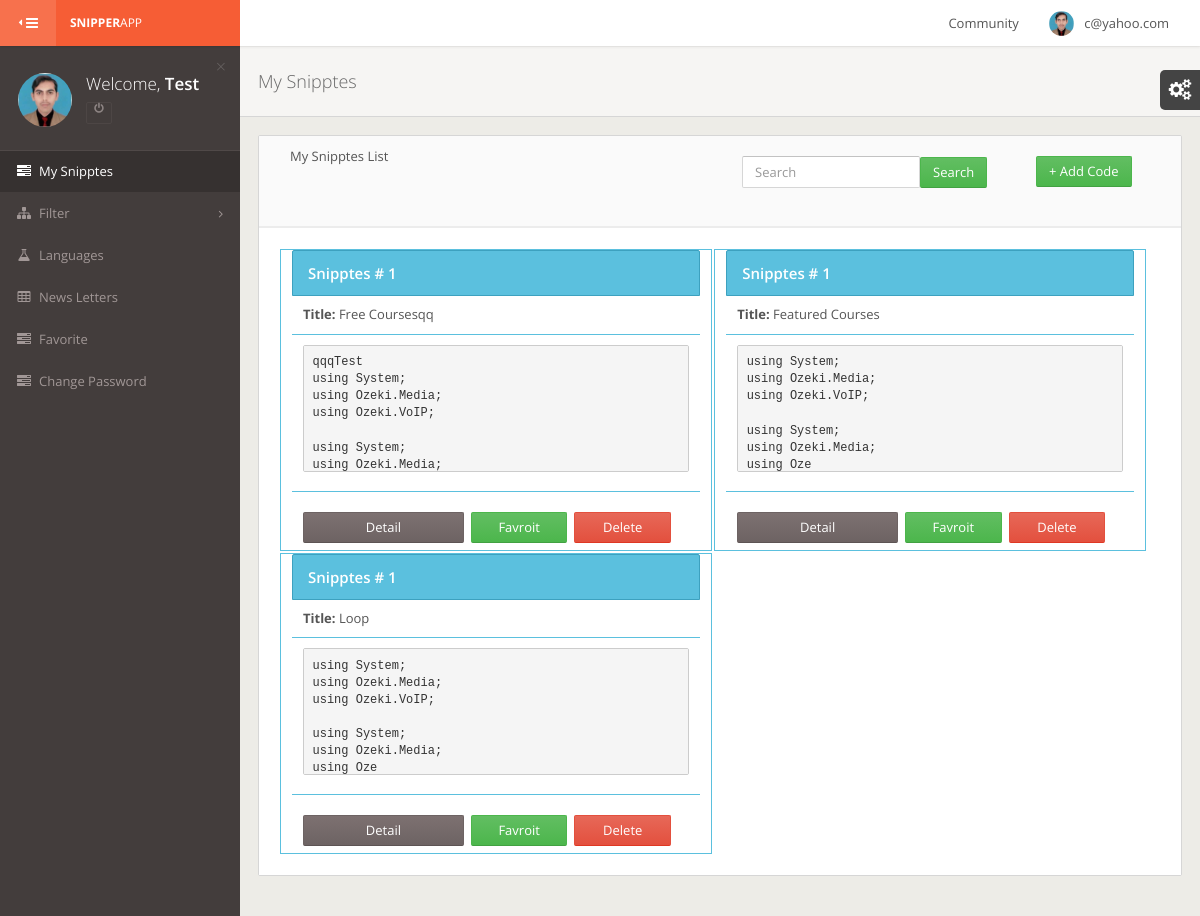
/User/mysnipptes.php (signed in), run on the app's committed database.
### tables this page shows
CREATE TABLE IF NOT EXISTS `uprofile` (
  `id` int(11) NOT NULL auto_increment,
  `fname` varchar(100) NOT NULL,
  `name` varchar(100) NOT NULL,
  `email` varchar(100) NOT NULL,
  `Password` varchar(100) NOT NULL,
  `birthday` varchar(100) NOT NULL,
  `Country` varchar(100) NOT NULL,
  `Location` varchar(100) NOT NULL,
  `contact` text NOT NULL,
  `gender` varchar(10) NOT NULL,
  `photo` text NOT NULL,
  `status` varchar(100) NOT NULL default 'a',
  PRIMARY KEY  (`id`)
);

CREATE TABLE IF NOT EXISTS `addsnippts` (
  `sniptsid` int(11) NOT NULL auto_increment,
  `title` varchar(250) NOT NULL,
  `user` varchar(250) NOT NULL,
  `languages` varchar(250) NOT NULL,
  `description` text NOT NULL,
  `date` timestamp NOT NULL default CURRENT_TIMESTAMP on update CURRENT_TIMESTAMP,
  `snippts_status` varchar(20) NOT NULL default 'A',
  `gernal_status` varchar(30) NOT NULL,
  PRIMARY KEY  (`sniptsid`)
);

### User/mysnipptes.php (the view)
<?php include "header.php";
$select ="select * from addsnippts where user = '$UserSessions' order by sniptsid DESC";
$res  =  mysql_query($select);
 ?>
   <div id="content-wrapper">
		<div class="page-header">
			<h1>My Snipptes</h1>
		</div>
		<div class="row">
			<div class="col-sm-12">
				<div class="panel">
					<div class="panel-heading">
						<div class="col-xs-6">My Snipptes List</div>
                        <div class="col-xs-4">
                        		<form name="SearchForm" class="navbar-form pull-left" action="mysnipptes_search.php" method="post">
									<input type="text" name="search" class="form-control searchEquil" placeholder="Search"><input class="btn btn btn-success btn-md" type="submit" name="SearchForm" value="Search" />
								</form>
                               </div>
                        <div class="col-xs-2" style="margin-bottom:1px; display:block;">
            				<form name="#" class="navbar-form pull-left">
                            <a class="btn btn-success btn-md" href="addSnipts.php">+ Add Code</a>
                            </form>
                        </div>
                        <span class="panel-title"> &nbsp;</span>
					</div>
					<div class="panel-body">
<?php
while($row=mysql_fetch_array($res))
{
$sr = 1;
	$codefull = $row['description'];
	$codeShort = substr($codefull,0,100);
	 ?>
<div class="col-xs-6 bord">
    <div class="table-info">
        <div class="table-header">
            <div class="table-caption">
                Snipptes # <?php echo $sr; ?>
            </div>
        </div>
        <div class="col-xs-12 bordbottom"><b>Title:&nbsp;</b><?php echo $row['title']; ?></div>
        <div class="col-xs-12 bordbottom"><pre><?php echo $codeShort ?></pre></div>
        <div class="col-xs-12 bordbottom bordnone"></div>
        <div class="col-xs-12">
            <div class="col-xs-5 btn btn-primary marginright"><a href="mysnipptes_detail.php?snipid=<?php echo $row['sniptsid'] ;?>">Detail</a></div>
            <div class="col-xs-3 btn btn-success marginright"><a href="favorite.php?snipid=<?php echo $row['sniptsid'] ;?>&userid=<?php echo $UserSessions;?>">Favroit</a></div>
            <div class="col-xs-3 btn btn-danger marginright"><a onClick="return confirm('Are you sure to delete this record ?');" href="Delstnipts.php?id=<?php  echo $row['sniptsid'];?>">Delete</a></div>
        </div>
      </div>
</div>
<?php } ?>
					</div>
				</div>
							</div>
						</div>
</div>
<?php include "footer.php"; ?>

### User/header.php (shortened to what this page needs)
<?php
$UserSessions	= $_SESSION['user_sess'];
$querySesion   =  "SELECT * FROM uprofile WHERE email = '$UserSessions'";
$resSesion   =  mysql_query($querySesion) or die(mysql_error());
while($rowSesion  =  mysql_fetch_array($resSesion))
{
  $UserFirstName    = $rowSesion['fname'];
  $MyPhoto        = $rowSesion['photo'];
}
?>
<!DOCTYPE html>
 <html class="gt-ie8 gt-ie9 not-ie">
<head>
	<link href="assets/stylesheets/bootstrap.min.css" rel="stylesheet" type="text/css">
	<link href="assets/stylesheets/landerapp.min.css" rel="stylesheet" type="text/css">
	<link href="assets/stylesheets/widgets.min.css" rel="stylesheet" type="text/css">
	<link href="assets/stylesheets/rtl.min.css" rel="stylesheet" type="text/css">
	<link href="assets/stylesheets/themes.min.css" rel="stylesheet" type="text/css">
</head>
<body class="theme-default main-menu-animated">
<div id="main-wrapper">
	<div id="main-navbar" class="navbar navbar-inverse" role="navigation">
		<button type="button" id="main-menu-toggle"><i class="navbar-icon fa fa-bars icon"></i><span class="hide-menu-text">HIDE MENU</span></button>
		<div class="navbar-inner">
			<div class="navbar-header">
				<a href="profile.php" class="navbar-brand">
					<strong>Snipper</strong>App
				</a>
			</div>
			<div id="main-navbar-collapse" class="collapse navbar-collapse main-navbar-collapse">
				<div>
					<div class="right clearfix">
                        <ul class="nav navbar-nav pull-right right-navbar-nav">
							<li class="dropdown">
								<a href="#" class="dropdown-toggle user-menu" data-toggle="dropdown">
									<img src="<?php echo '../'.$MyPhoto;?>" alt="<?php echo '../'.$MyPhoto;?>">
									<span><?php echo $_SESSION['user_sess']; ?></span>
								</a>
							</li>
						</ul>
                        <ul class="nav navbar-nav pull-right right-navbar-nav">
							<li class="dropdown">
								<a href="community.php">
									<span><?php echo 'Community' ?></span>
								</a>
							</li>
						</ul>
					</div>
				</div>
			</div>
		</div>
	</div>
	<div id="main-menu" role="navigation">
		<div id="main-menu-inner">
			<div class="menu-content top" id="menu-content-demo">
				<div>
					<div class="text-bg"><span class="text-slim">Welcome,</span> <span class="text-semibold"><?php echo $UserFirstName ?></span></div>
					<img src="<?php echo '../'.$MyPhoto;?>" alt="" class="">
					<div class="btn-group">
						<a name="logout" title="logout" href="../logout.php" class="btn btn-xs btn-danger btn-outline dark"><i class="fa fa-power-off"></i></a>
					</div>
					<a href="#" class="close">&times;</a>
				</div>
			</div>
			<ul class="navigation">
				<li class="active">
					<a href="mysnipptes.php"><i class="menu-icon fa fa-tasks"></i><span class="mm-text">My Snipptes</span></a>
				</li>
                <li class="mm-dropdown">
					<a href="#"><i class="menu-icon fa fa-sitemap"></i><span class="mm-text">Filter</span></a>
				</li>
				<li>
					<a href="languages.php"><i class="menu-icon fa fa-flask"></i><span class="mm-text">Languages</span></a>
				</li>
				<li>
					<a href="#"><i class="menu-icon fa fa-table"></i><span class="mm-text">News Letters</span></a>
				</li>
				<li>
					<a href="faveret.php"><i class="menu-icon fa fa-tasks"></i><span class="mm-text">Favorite</span></a>
				</li>
				<li>
					<a href="change_password.php"><i class="menu-icon fa fa-tasks"></i><span class="mm-text">Change Password</span></a>
				</li>
			</ul>
		</div>
	</div>

### User/header.php (style rules this page uses)
.bord { border: 1px solid #5bc0de; height: auto; margin: 1px; max-height: auto; width: 49% !important; }
.bordbottom { border-bottom: 1px solid #5bc0de; padding: 10px 0; }
.bordnone { border:none !important; }
.marginright { margin-right:7px !important; margin-bottom:7px !important; }
.marginright a { color:#fff !important; }
.bordbottom pre { height: 127px; max-height: 128px; }

### data on the page
uprofile: photo (picture), fname "Test"
addsnippts: sr "1", title "Free Coursesqq", description "qqqTest using System; using Ozeki.Media; using Ozeki.VoIP; using System; using Ozeki.Media;"
addsnippts: sr "1", title "Featured Courses", description "using System; using Ozeki.Media; using Ozeki.VoIP; using System; using Ozeki.Media; using Oze"
addsnippts: sr "1", title "Loop", description "using System; using Ozeki.Media; using Ozeki.VoIP; using System; using Ozeki.Media; using Oze"

### other printed values
$_SESSION['user_sess'] "c@yahoo.com"
